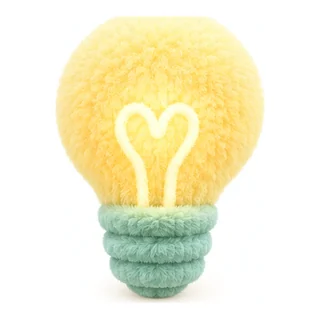
#> input picture assets/img/ic-bulb.webp, 320 x 320 px, given in place of a-sprite-sheet-of-6-separate-fuzzy-plush-toy-3d.png, which was not available
$ python build_assets.py
#> lines starting #> are read from the running program, lines starting #| are printed output that depends on the picture; pictures that were not available may be replaced by others from this repository, and a replacement may not be noted
"""Turn the generated plush artwork into web-ready assets.

Sprite sheets are white-balanced so their cream background becomes pure white,
which lets the icons sit on any light tile via `mix-blend-mode: multiply`.
"""
import json
from pathlib import Path

import cv2
import numpy as np
from PIL import Image

SRC = Path(r"C:\Users\13569\.factory\generated-images")
ROOT = Path(__file__).resolve().parent.parent
OUT = ROOT / "assets" / "img"
OUT.mkdir(parents=True, exist_ok=True)

SHEETS = {
    "a-sprite-sheet-of-6-separate-fuzzy-plush-toy-3d.png": [
        "track-make", "track-market", "track-hr", "track-service", "track-content", "pin",
    ],
    "a-sprite-sheet-of-6-separate-fuzzy-plush-toy-3d-3.png": [
        "calendar", "food", "ticket", "handshake", "medal", "factory",
    ],
    "a-sprite-sheet-of-6-separate-fuzzy-plush-toy-3d-2.png": [
        "rocket", "robot", "student", "puzzle", "laptop", "mic",
    ],
    "a-sprite-sheet-of-6-separate-fuzzy-plush-toy-3d-4.png": [
        "scroll", "coins", "egg", "sunmoon", "bulb", "gift",
    ],
}

ICON_SIZE = 320


def border_color(arr: np.ndarray, band: int = 12) -> np.ndarray:
    strips = [arr[:band].reshape(-1, 3), arr[-band:].reshape(-1, 3),
              arr[:, :band].reshape(-1, 3), arr[:, -band:].reshape(-1, 3)]
    return np.median(np.concatenate(strips), axis=0)


def white_balance(arr: np.ndarray, bg: np.ndarray) -> np.ndarray:
    out = arr.astype(np.float32) * (255.0 / np.maximum(bg, 1))
    return np.clip(out, 0, 255).astype(np.uint8)


def trim_square(cell: np.ndarray, pad_ratio: float = 0.06, gutter: int = 14) -> Image.Image:
    # Neighbouring icons sometimes bleed a few pixels across the grid line.
    cell = cell.copy()
    cell[:gutter], cell[-gutter:] = 255, 255
    cell[:, :gutter], cell[:, -gutter:] = 255, 255
    diff = 255 - cell.min(axis=2)
    ys, xs = np.where(diff > 22)
    if len(xs) == 0:
        return Image.fromarray(cell)
    x0, x1, y0, y1 = xs.min(), xs.max(), ys.min(), ys.max()
    w, h = x1 - x0, y1 - y0
    side = int(max(w, h) * (1 + pad_ratio * 2))
    canvas = Image.new("RGB", (side, side), (255, 255, 255))
    crop = Image.fromarray(cell[y0:y1, x0:x1])
    canvas.paste(crop, ((side - w) // 2, (side - h) // 2))
    return canvas


def process_sheets() -> None:
    for name, labels in SHEETS.items():
        arr = np.array(Image.open(SRC / name).convert("RGB"))
#> arr is the input picture: shape (320, 320, 3); mean R, G, B 244.7, 240.7, 210.9
        arr = white_balance(arr, border_color(arr))
        h, w, _ = arr.shape
#> h = 320; w = 320
        cw, ch = w // 3, h // 2
#> cw = 106; ch = 160
        for i, label in enumerate(labels):
            r, c = divmod(i, 3)
            cell = arr[r * ch:(r + 1) * ch, c * cw:(c + 1) * cw]
            icon = trim_square(cell).resize((ICON_SIZE, ICON_SIZE), Image.LANCZOS)
            icon.save(OUT / f"ic-{label}.webp", "WEBP", quality=86, method=6)
#> this loop made 6 passes
#> (x0 in trim_square, x1 in trim_square, y0 in trim_square, y1 in trim_square, w in trim_square, h in trim_square, side in trim_square) on passes 1 to 6: (55, 91, 31, 145, 36, 114, 127), (14, 91, 16, 145, 77, 129, 144), (14, 52, 28, 145, 38, 117, 131), (79, 91, 14, 27, 12, 13, 14), (14, 91, 14, 141, 77, 127, 142), (14, 26, 14, 26, 12, 12, 13)
#> pass 1, in process_sheets, `cell = arr[r * ch:(r + 1) * ch, c * cw:(c + 1) * cw]`:
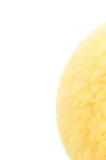
#> cell: shape (160, 106, 3); mean R, G, B 253.9, 245.6, 219.1
#> pass 1, in trim_square, `diff = 255 - cell.min(axis=2)`:
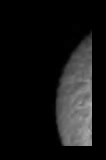
#> diff: shape (160, 106); min 0, max 176, mean 20.1
#> pass 1, in trim_square, `crop = Image.fromarray(cell[y0:y1, x0:x1])`:
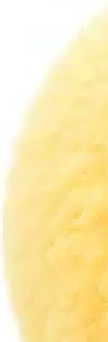
#> crop: PIL image 36x114 RGB (shown 3 times larger); mean R, G, B 252.2, 234.3, 176.3
#> after the loop:
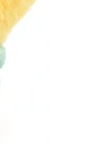
#> cell: shape (160, 106, 3); mean R, G, B 254, 252.9, 248.6
#> after the loop:
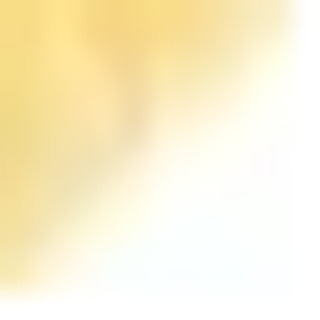
#> icon: PIL image 320x320 RGB; mean R, G, B 250.7, 241.1, 209.1
#> pass 2 of the loop in process_sheets, `for name, labels in SHEETS.items():`:
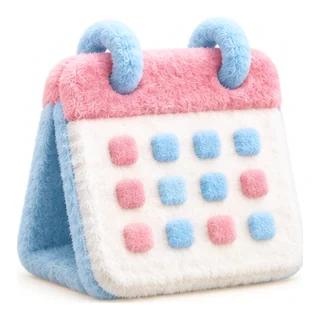
#> input picture assets/img/ic-calendar.webp, 320 x 320 px, given in place of a-sprite-sheet-of-6-separate-fuzzy-plush-toy-3d-3.png, which was not available
#> in process_sheets, arr is the input picture: shape (320, 320, 3); mean R, G, B 228.5, 222.1, 228
#> the loop in process_sheets, `for i, label in enumerate(labels):` made 6 passes
#> (x0 in trim_square, x1 in trim_square, y0 in trim_square, y1 in trim_square, w in trim_square, h in trim_square, side in trim_square) on passes 1 to 6: (35, 91, 25, 145, 56, 120, 134), (14, 91, 22, 145, 77, 123, 137), (14, 69, 19, 145, 55, 126, 141), (17, 91, 14, 141, 74, 127, 142), (14, 91, 14, 142, 77, 128, 143), (14, 90, 14, 132, 76, 118, 132)
#> pass 1, in trim_square (call 7), `diff = 255 - cell.min(axis=2)`:
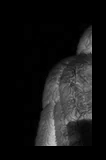
#> diff: shape (160, 106); min 0, max 197, mean 21
#> after the loop in process_sheets, `for i, label in enumerate(labels):`:
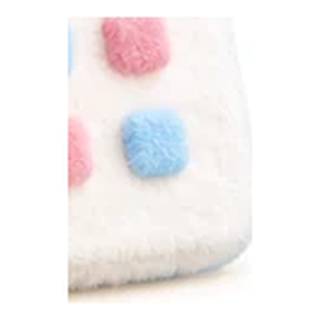
#> icon: PIL image 320x320 RGB; mean R, G, B 245.2, 240.9, 240.8


def save_photo(src_name: str, out_name: str, width: int) -> dict:
    img = Image.open(SRC / src_name).convert("RGB")
    ratio = width / img.width
    img = img.resize((width, round(img.height * ratio)), Image.LANCZOS)
    img.save(OUT / out_name, "WEBP", quality=84, method=6)
    arr = np.array(img)
    top = np.median(arr[:10].reshape(-1, 3), axis=0).astype(int)
    bottom = np.median(arr[-10:, :40].reshape(-1, 3), axis=0).astype(int)
    edge = border_color(arr).astype(int)
    to_hex = lambda v: "#%02x%02x%02x" % tuple(int(x) for x in v)
    return {"file": out_name, "size": img.size, "top": to_hex(top),
            "bottom": to_hex(bottom), "edge": to_hex(edge)}


def extract_qr() -> None:
    path = ROOT.parent / "30e7886b6151c4cc4e5dc2e210180045.png"
    data = np.fromfile(str(path), dtype=np.uint8)
    img = cv2.imdecode(data, cv2.IMREAD_COLOR)
    ok, pts = cv2.QRCodeDetector().detect(img)
    if not ok:
        raise SystemExit("QR code not found")
    pts = pts.reshape(-1, 2)
    x0, y0 = pts.min(axis=0).astype(int)
    x1, y1 = pts.max(axis=0).astype(int)
    m = 14
    crop = img[max(y0 - m, 0):y1 + m, max(x0 - m, 0):x1 + m]
    crop = cv2.cvtColor(crop, cv2.COLOR_BGR2RGB)
    Image.fromarray(crop).save(OUT / "signup-qr.png", optimize=True)


def favicon() -> None:
    img = Image.open(OUT / "ic-factory.webp").convert("RGB").resize((180, 180), Image.LANCZOS)
    img.save(OUT / "favicon.png", optimize=True)


if __name__ == "__main__":
#> (the run stopped early here; a loop or call above may not have finished)
